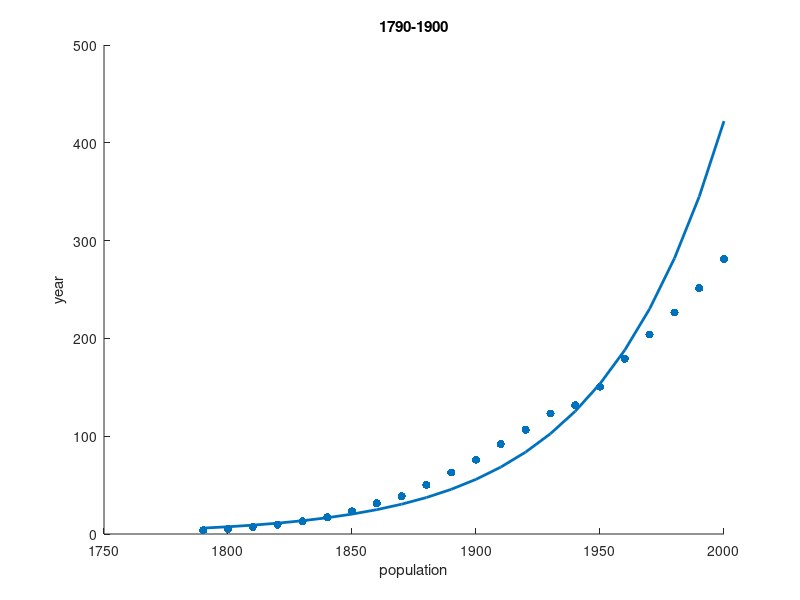

The MATLAB script that drew this image:
clear;clc;
pop=[3.9, 5.3, 7.2, 9.6, 12.9, 17.1, 23.2, 31.4, 38.6, 50.2, 62.9, 76.0, ...
   92.0, 106.5, 123.2, 131.7, 150.7, 179.3, 204.0, 226.5, 251.4, 281.4];%population
%pop=pop(1:12);%when using 1790-2000, omit this line
year=0:length(pop)-1;
%P(t)=3.9exp(rT) was changed to linear form: log(P(t))=log3.9+rT
pop1=log(pop); 
inum=50; %iteration_number
%learning rate
lr=0.008;%when 1790-1900, lr=0.001; 1790-2000, lr=0.008
lr1=0.0008; %when 1790-1900, lr1=0.3; 1790-2000, lr1=0.0008 
r=0.25; %initialize
lp0=1.7992;
m=length(pop);
loss1=double(zeros(inum,1));
scatter(year*10+1790,pop,'red','filled');
hold on;
for i=1:inum
    sum=double(0); %sum of square error
    sum1=double(0); %sum of gradient
    sum2=double(0);
    for j=1:m
        sum=sum+(lp0+r*year(j)-pop1(j))^2;
        sum1=sum1+year(j)*(lp0+r*year(j)-pop1(j));
        sum2=sum2+lp0+r*year(j)-pop1(j);
    end    
    sum1;
    loss1(i)=sum/(2*m);
    r=r-lr/m*sum1;
    lp0=lp0-lr1/m*sum2;
end    
p0=exp(lp0);
pred=exp(lp0)*exp(r*year);
plot(year*10+1790,pred,'LineWidth',2);
xlabel('population');
ylabel('year');
title('1790-1900');
